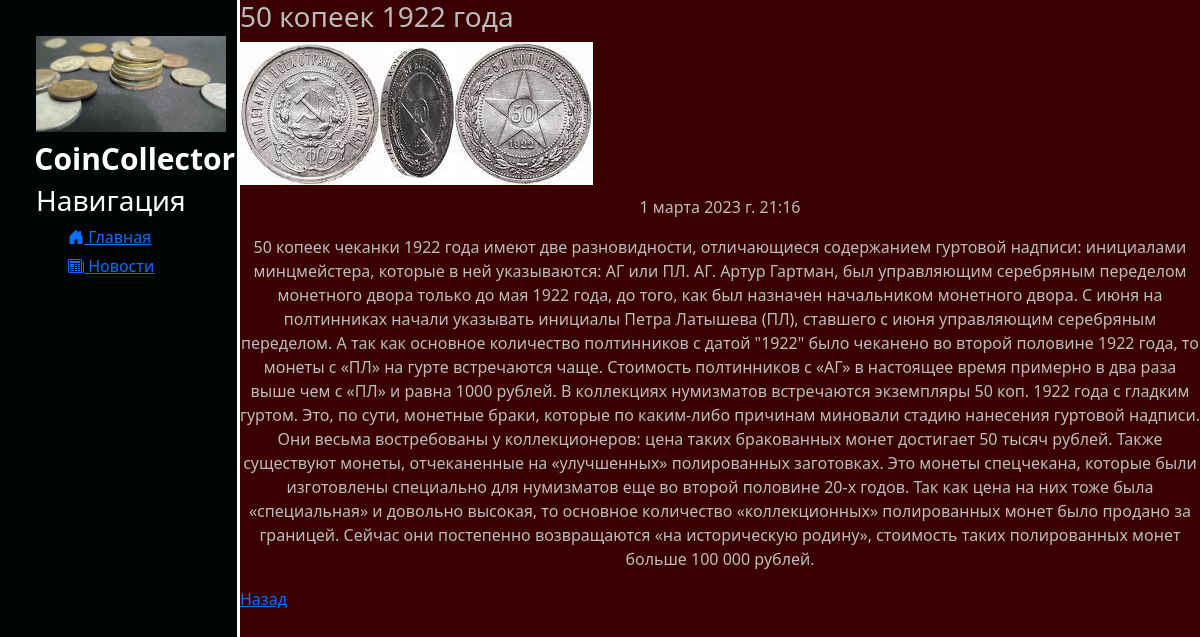
Screenshot of /news/1 with the database file from the repository.
### news/models.py (models this page shows, shortened)
class Post(models.Model):
    title = models.CharField(max_length=50, help_text='150x150px')
    img = models.ImageField(upload_to='images')
    content = models.TextField()
    date_posted = models.DateTimeField(default=timezone.now)
    class Meta:
        verbose_name = 'novosti'
        verbose_name_plural = 'novosti'

### news/views.py (the view)
# urls.py: path('<int:pk>', views.dinamicStranits.as_view(), name='newsdinamic')
class dinamicStranits(DetailView):
    model = Post
    template_name = 'osnova/statiea.html'
    context_object_name = 'Post'

### osnova/templates/osnova/statiea.html (shortened to what this page needs)
{% extends 'osnova/shablon.html' %}
{% block body %}
 <div>
     <h3 class="nazva">{{ Post.title }}</h3>
     <img src="{{ Post.img.url }}">
     <p class="tert">{{ Post.date_posted }}</p>
     <p class="tert">{{ Post.content }}</p>
     <a onclick="javascript:history.back(); return false;" class="trt">Назад</a>
 </div>
{% endblock %}

### osnova/static/osnova/css/osnova.css (style rules this page uses)
body { background: #3A0001; }
main .nazva { color: #BCBCBC; }
main .tert { color: #BCBCBC; margin-top: 10px; text-align: center; }

### rows the page displays
Post: img (picture), date_posted "1 марта 2023 г. 21:16", content "50 копеек чеканки 1922 года имеют две разновидности, отличающиеся содержанием гуртовой надписи: инициалами минцмейстера, которые в ней указываются: АГ или ПЛ. АГ. Артур Гартман, был управляющим серебряным переделом монетного двора только до мая 1922 года, до того, как был назначен начальником монетного двора. С июня на полтинниках начали указывать инициалы Петра Латышева (ПЛ), ставшего с июня управляющим серебряным переделом. А так как основное количество полтинников с датой \"1922\" было чеканено во второй половине 1922 года, то монеты с «ПЛ» на гурте встречаются чаще. Стоимость полтинников с «АГ» в настоящее время примерно в два раза выше чем с «ПЛ» и равна 1000 рублей. В коллекциях…"
